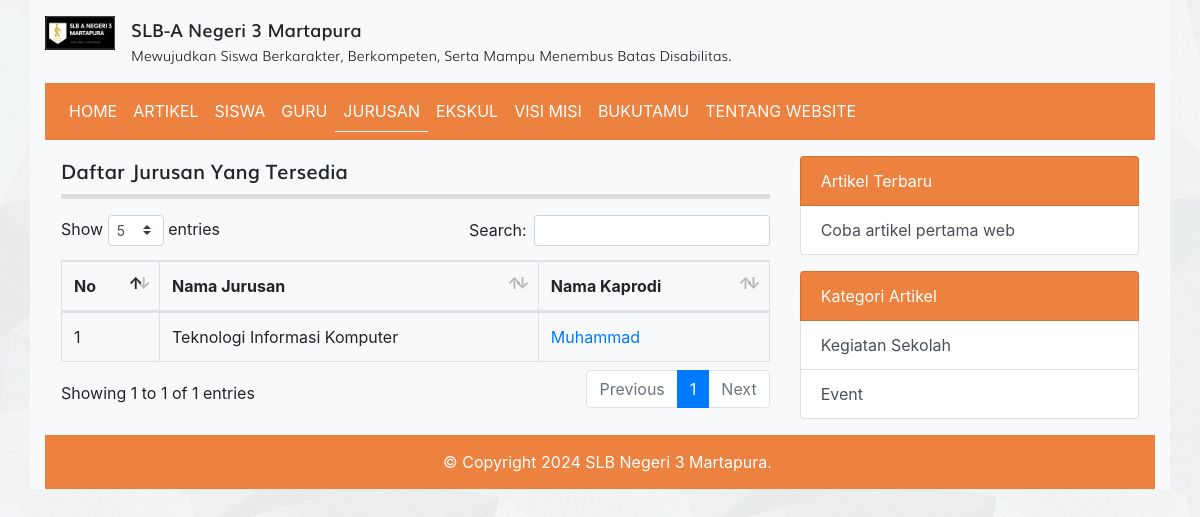
The app's page /jurusan.php with its own data.
### tables this page shows
CREATE TABLE `tbl_jurusan` (
  `id` int(11) NOT NULL AUTO_INCREMENT,
  `nama_jurusan` varchar(30) DEFAULT NULL,
  `ka_prodi` int(11) DEFAULT NULL,
  PRIMARY KEY (`id`),
  KEY `tbl_jurusan_ibfk_1` (`ka_prodi`),
  CONSTRAINT `tbl_jurusan_ibfk_1` FOREIGN KEY (`ka_prodi`) REFERENCES `tbl_guru` (`id`) ON DELETE SET NULL ON UPDATE CASCADE
);

CREATE TABLE `tbl_guru` (
  `id` int(11) NOT NULL AUTO_INCREMENT,
  `nama` varchar(100) DEFAULT NULL,
  `nip` int(10) DEFAULT NULL,
  `jenis_kelamin` enum('L','P') DEFAULT NULL,
  `no_hp` varchar(12) DEFAULT NULL,
  `tempat_lahir` varchar(50) DEFAULT NULL,
  `tanggal_lahir` date DEFAULT NULL,
  `mata_pelajaran` varchar(50) DEFAULT NULL,
  `alamat` varchar(100) DEFAULT NULL,
  `foto` varchar(100) DEFAULT NULL,
  PRIMARY KEY (`id`)
);

CREATE TABLE `tbl_artikel` (
  `id` int(11) NOT NULL AUTO_INCREMENT,
  `judul` varchar(255) DEFAULT NULL,
  `isi` text DEFAULT NULL,
  `tanggal` date DEFAULT NULL,
  `foto` varchar(100) DEFAULT NULL,
  `id_kategori` int(11) DEFAULT NULL,
  PRIMARY KEY (`id`),
  KEY `id_kategori` (`id_kategori`),
  CONSTRAINT `tbl_artikel_ibfk_1` FOREIGN KEY (`id_kategori`) REFERENCES `tbl_kategori_artikel` (`id`) ON DELETE SET NULL ON UPDATE CASCADE
);

CREATE TABLE `tbl_kategori_artikel` (
  `id` int(11) NOT NULL AUTO_INCREMENT,
  `nama_kategori` varchar(30) DEFAULT NULL,
  PRIMARY KEY (`id`)
);

### jurusan.php (the view, shortened to what this page needs)
<?php
require_once 'koneksi.php';
$query = mysqli_query($koneksi, "SELECT tbl_jurusan.id AS id, tbl_jurusan.nama_jurusan, tbl_jurusan.ka_prodi, tbl_guru.nama, tbl_guru.id AS id_guru FROM tbl_jurusan LEFT JOIN tbl_guru on tbl_jurusan.ka_prodi = tbl_guru.id");
$no = 1;
?>
<!DOCTYPE html>
<html>
<head>
	<link rel="stylesheet" href="resources/datatables/datatables.min.css">
	<link rel="stylesheet" href="resources/fonts/stylesheet.css">
	<link rel="stylesheet" href="resources/css/bootstrap.min.css">
	<link rel="stylesheet" href="resources/css/style.css">
</head>
<body>
	<div class="container bg-light">
		<?php require_once 'topbar.php'; ?>
	</div>
	<?php require_once 'navbar.php'; ?>
	<div class="row p-3">
		<div class="col-md-8">
			<div class="title mb-3">
				Daftar Jurusan Yang Tersedia
			</div>
			<table id="table_id" class="dataTable table table-bordered">
				<thead>
					<tr>
						<th>No</th>
						<th>Nama Jurusan</th>
						<th>Nama Kaprodi</th>
					</tr>
				</thead>
				<tbody>
					<?php while ($row = mysqli_fetch_assoc($query)) : ?>
						<tr>
							<td><?= $no++ ?></td>
							<td><?= $row['nama_jurusan'] ?></td>
							<td><a href="detail_guru.php?id=<?= $row['id_guru'] ?>" target="_blank"><?= isset($row['nama']) ? $row['nama'] : '-' ?></a></td>
						</tr>
					<?php endwhile; ?>
				</tbody>
			</table>
		</div>
		<?php require 'sidebar.php'; ?>
	</div>
	<div class="text-white footer">
		<?php echo "&copy; Copyright " . date("Y") . " SLB Negeri 3 Martapura."; ?>
	</div>
	</div>
</body>
</html>

### sidebar.php
<?php
$query_artikel_terbaru = mysqli_query($koneksi, "SELECT * FROM tbl_artikel ORDER BY tanggal ASC LIMIT 4");
$query_kategori_artikel= mysqli_query($koneksi, "SELECT * FROM tbl_kategori_artikel LIMIT 4");
?>
<div class="col-sm-4">
	<div class="list-group">
		<span class="list-group-item text-white" style="background-color: #ED8240">Artikel Terbaru</span>
		<?php while($artikel_terbaru = mysqli_fetch_assoc($query_artikel_terbaru)) : ?>
			<a href="detail_artikel.php?id=<?= $artikel_terbaru['id'] ?>" class="list-group-item list-group-item-action"><?= $artikel_terbaru['judul'] ?></a>
		<?php endwhile; ?>
	</div>
	<div class="list-group">
		<span class="list-group-item text-white mt-3" style="background-color: #ED8240">Kategori Artikel</span>
		<?php while($kategori_artikel = mysqli_fetch_assoc($query_kategori_artikel)) : ?>
			<a href="kategori.php?id=<?= $kategori_artikel['id'] ?>" class="list-group-item list-group-item-action"><?= $kategori_artikel['nama_kategori'] ?></a>
		<?php endwhile; ?>
	</div>
</div>

### resources/css/style.css (style rules this page uses)
body { background-image: url('../images/bg_all.jpg'); }
.title { font-family: 'mulisemibold'; font-size: 20px; padding-bottom: 7.5px; border-bottom: 5px solid #ddd }
.footer { background-color: #ED8240; padding: 15px 15px 15px 30px; text-align: center; }

### records on screen
tbl_jurusan: nama_jurusan "Teknologi Informasi Komputer", ka_prodi.nama "Muhammad"
tbl_artikel: judul "Coba artikel pertama web"
tbl_kategori_artikel: nama_kategori "Kegiatan Sekolah"
tbl_kategori_artikel: nama_kategori "Event"
